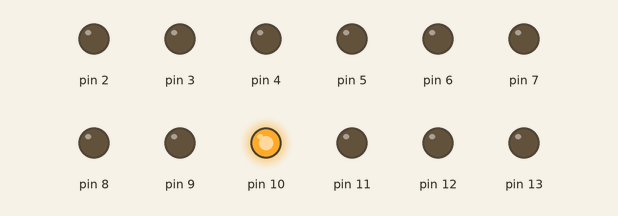
Simulated run of this sketch. Board: Arduino Uno, built with avr-gcc and run on an emulated ATmega328P. On the bench: output pins drawn as LEDs (lit = HIGH).

Above: at 0.05 s.
At 0.65 s:
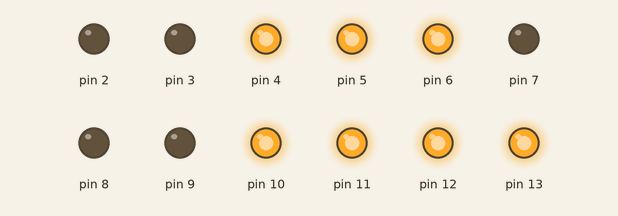
At 1.3 s:
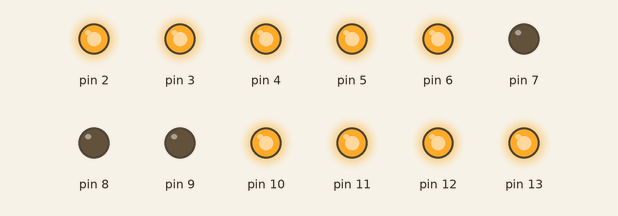
At 2.45 s:
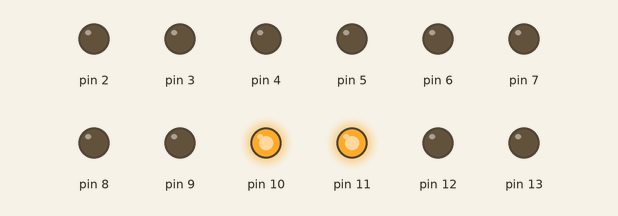
At 3.95 s:
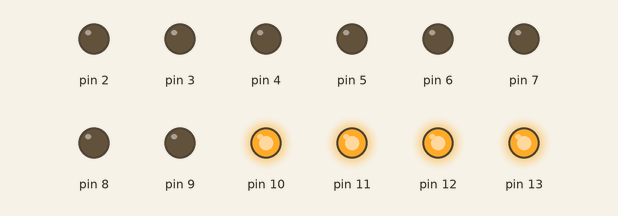
At 6.7 s:
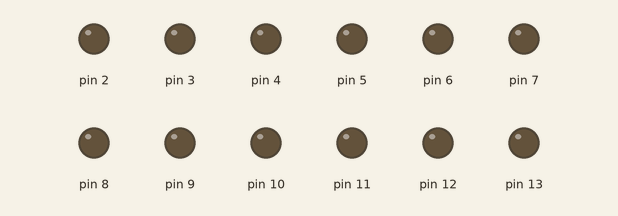
Timing chart, 0 to 8.3 s (numbered marks = the images above):
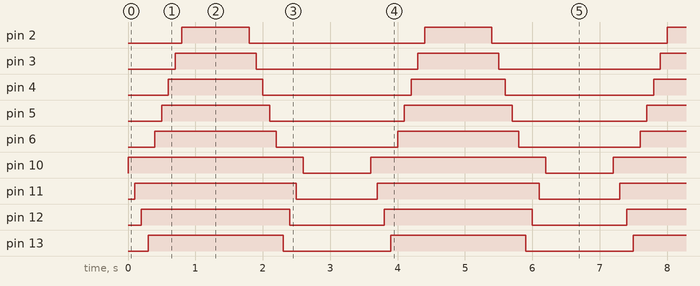

The sketch:

Cara_C.ino
```cpp
void setup() {
  // put your setup code here, to run once:
 pinMode(13, OUTPUT);
  pinMode(12, OUTPUT);
  pinMode(11, OUTPUT);
  pinMode(10, OUTPUT);
  pinMode(9,  OUTPUT);
  pinMode(8,  OUTPUT);
  pinMode(7,  OUTPUT);
  pinMode(6,  OUTPUT);
  pinMode(5,  OUTPUT);
  pinMode(4,  OUTPUT);
  pinMode(3,  OUTPUT);
  pinMode(2,  OUTPUT);
}

void loop() {
  // put your main code here, to run repeatedly:
 digitalWrite(10, HIGH);
 delay(100);
 digitalWrite(11, HIGH);
 delay(100);
 digitalWrite(12, HIGH);
 delay(100);
 digitalWrite(13, HIGH);
 delay(100);
 digitalWrite(6, HIGH);
 delay(100);
 digitalWrite(5, HIGH);
 delay(100);
 digitalWrite(4, HIGH);
 delay(100);
 digitalWrite(3, HIGH);
 delay(100);
 digitalWrite(2, HIGH);
 delay(1000);
 digitalWrite(2, LOW);
 delay(100);
 digitalWrite(3, LOW);
 delay(100);
 digitalWrite(4, LOW);
 delay(100);
 digitalWrite(5, LOW);
 delay(100);
 digitalWrite(6, LOW);
 delay(100);
 digitalWrite(13, LOW);
 delay(100);
 digitalWrite(12, LOW);
 delay(100);
 digitalWrite(11, LOW);
 delay(100);
 digitalWrite(10, LOW);
 delay(1000);
}
```

Measured:
- by itself, pin 2: alternates HIGH for 1.0 s and LOW for 2.6 s
- by itself, pin 3: alternates HIGH for 1.2 s and LOW for 2.4 s
- by itself, pin 4: alternates HIGH for 1.4 s and LOW for 2.2 s
- by itself, pin 5: alternates HIGH for 1.6 s and LOW for 2.0 s
- by itself, pin 6: alternates HIGH for 1.8 s and LOW for 1.8 s
- by itself, pin 10: alternates HIGH for 2.6 s and LOW for 1.0 s
- by itself, pin 11: alternates HIGH for 2.4 s and LOW for 1.2 s
- by itself, pin 12: alternates HIGH for 2.2 s and LOW for 1.4 s
